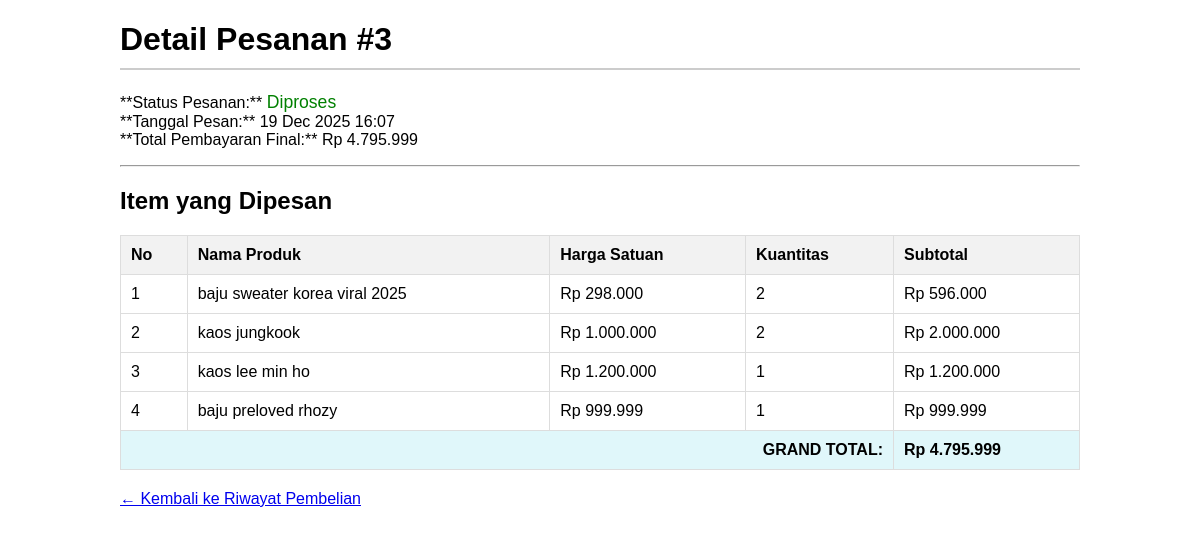
The app's page /detail_pesanan.php?id=3 (signed in) with its own data.
### tables this page shows
CREATE TABLE `transaksi` (
  `id_transaksi` int(11) NOT NULL,
  `id_user` int(11) NOT NULL,
  `tanggal_pesan` datetime NOT NULL,
  `total_bayar` decimal(10,2) NOT NULL,
  `status` varchar(50) NOT NULL DEFAULT 'Menunggu Pembayaran'
);

CREATE TABLE `detail_transaksi` (
  `id_detail` int(11) NOT NULL,
  `id_transaksi` int(11) NOT NULL,
  `id_produk` int(11) NOT NULL,
  `kuantitas` int(11) NOT NULL,
  `subtotal` decimal(10,2) NOT NULL
);

CREATE TABLE `produk` (
  `id_produk` int(11) NOT NULL,
  `nama_produk` varchar(255) NOT NULL,
  `deskripsi` text NOT NULL,
  `harga` int(11) NOT NULL,
  `stok` int(11) NOT NULL,
  `gambar` varchar(255) NOT NULL
);

### detail_pesanan.php (the view, shortened to what this page needs)
<?php
include 'koneksi.php';
$id_transaksi = $_GET['id'];
$id_user_session = $_SESSION['id_user'];
$total_bayar = 0;
$query_transaksi = "SELECT * FROM transaksi WHERE id_transaksi = ? AND id_user = ?";
$stmt_transaksi = $koneksi->prepare($query_transaksi);
$stmt_transaksi->bind_param("ii", $id_transaksi, $id_user_session);
$stmt_transaksi->execute();
$result_transaksi = $stmt_transaksi->get_result();
$transaksi = $result_transaksi->fetch_assoc();
?>
<!DOCTYPE html>
<html lang="id">
<head>
</head>
<body>
    <h1>Detail Pesanan #<?php echo $id_transaksi; ?></h1>
    <p>
        **Status Pesanan:** <span style="font-size: 1.1em; color: <?php echo $transaksi['status'] == 'Menunggu Pembayaran' ? 'orange' : 'green'; ?>;"><?php echo htmlspecialchars($transaksi['status']); ?></span><br>
        **Tanggal Pesan:** <?php echo date('d M Y H:i', strtotime($transaksi['tanggal_pesan'])); ?><br>
        **Total Pembayaran Final:** Rp <?php echo number_format($transaksi['total_bayar'], 0, ',', '.'); ?>
    </p>
    <hr>
    <h2>Item yang Dipesan</h2>
    <table>
        <thead>
            <tr>
                <th>No</th>
                <th>Nama Produk</th>
                <th>Harga Satuan</th>
                <th>Kuantitas</th>
                <th>Subtotal</th>
            </tr>
        </thead>
        <tbody>
            <?php
            $no = 1;
            $query_detail = "
                SELECT dt.*, p.nama_produk
                FROM detail_transaksi dt
                JOIN produk p ON dt.id_produk = p.id_produk
                WHERE dt.id_transaksi = ?";
            $stmt_detail = $koneksi->prepare($query_detail);
            $stmt_detail->bind_param("i", $id_transaksi);
            $stmt_detail->execute();
            $result_detail = $stmt_detail->get_result();
            while($detail = $result_detail->fetch_assoc()):
                $total_bayar += $detail['subtotal'];
            ?>
                <tr>
                    <td><?php echo $no++; ?></td>
                    <td><?php echo htmlspecialchars($detail['nama_produk']); ?></td>
                    <td>Rp <?php echo number_format($detail['subtotal'] / $detail['kuantitas'], 0, ',', '.'); ?></td>
                    <td><?php echo $detail['kuantitas']; ?></td>
                    <td>Rp <?php echo number_format($detail['subtotal'], 0, ',', '.'); ?></td>
                </tr>
            <?php endwhile; ?>
            <tr class="total-row">
                <td colspan="4" style="text-align: right;">GRAND TOTAL:</td>
                <td>Rp <?php echo number_format($total_bayar, 0, ',', '.'); ?></td>
            </tr>
        </tbody>
    </table>
    <p style="margin-top: 20px;"><a href="riwayat_pesanan.php">← Kembali ke Riwayat Pembelian</a></p>
</body>
</html>

### detail_pesanan.php (style rules this page uses)
body { font-family: Arial, sans-serif; width: 80%; margin: 20px auto; }
h1 { border-bottom: 2px solid #ccc; padding-bottom: 10px; }
table { width: 100%; border-collapse: collapse; margin-top: 20px; }
th, td { border: 1px solid #ddd; padding: 10px; text-align: left; }
th { background-color: #f2f2f2; }
.total-row { font-weight: bold; background-color: #e0f7fa; }

### records on screen
transaksi: status "Diproses", tanggal_pesan "19 Dec 2025 16:07", total_bayar "4.795.999"
detail_transaksi: id_produk.nama_produk "baju sweater korea viral 2025", $detail['subtotal'] / $detail['kuantitas'] "298.000", kuantitas "2", subtotal "596.000"
detail_transaksi: id_produk.nama_produk "kaos jungkook", $detail['subtotal'] / $detail['kuantitas'] "1.000.000", kuantitas "2", subtotal "2.000.000"
detail_transaksi: id_produk.nama_produk "kaos lee min ho", $detail['subtotal'] / $detail['kuantitas'] "1.200.000", kuantitas "1", subtotal "1.200.000"
detail_transaksi: id_produk.nama_produk "baju preloved rhozy", $detail['subtotal'] / $detail['kuantitas'] "999.999", kuantitas "1", subtotal "999.999"

### other values on screen
$id_transaksi "3"
$total_bayar "4.795.999"
